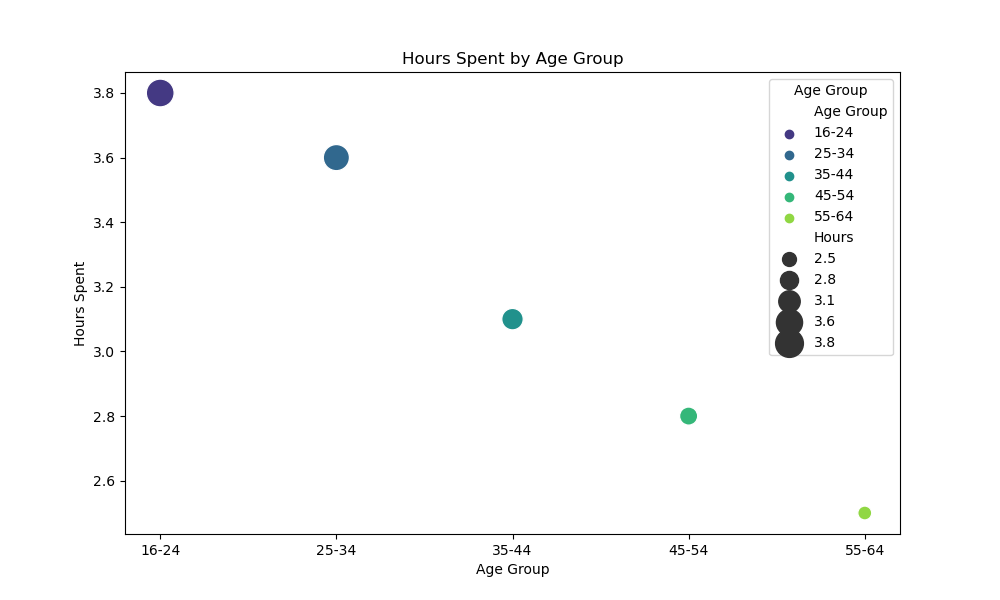

Write Python code to recreate this figure.

import seaborn as sns
import matplotlib.pyplot as plt

# Data provided
data = [
    {'Age Group': '16-24', 'Hours': 3.8},
    {'Age Group': '25-34', 'Hours': 3.6},
    {'Age Group': '35-44', 'Hours': 3.1},
    {'Age Group': '45-54', 'Hours': 2.8},
    {'Age Group': '55-64', 'Hours': 2.5}
]

# Create a DataFrame from the data
import pandas as pd
df = pd.DataFrame(data)

# In order to use seaborn's scatterplot with a categorical variable like "Age Group",
# we need to assign actual numeric values to the categories. We'll map each age group
# to a numeric value using the order in which they appear.
age_group_mapping = {age_group: index for index, age_group in enumerate(df['Age Group'].unique())}
df['Age Group Value'] = df['Age Group'].map(age_group_mapping)

# Now we'll plot using these numeric values.
plt.figure(figsize=(10, 6))
scatter = sns.scatterplot(
    x='Age Group Value',
    y='Hours',
    hue='Age Group',  # Color by Age Group
    size='Hours',     # Vary size by Hours
    sizes=(100, 400),  # Control range of sizes to make differences visible
    data=df,
    palette='viridis', # Use a nice color palette
    legend='full'      # Show legend in full
)

# Adjust the ticks on the x-axis to show the age group labels instead of numbers
scatter.set_xticks(range(len(age_group_mapping)))
scatter.set_xticklabels(age_group_mapping.keys())

# Set the axis labels appropriately
plt.xlabel('Age Group')
plt.ylabel('Hours Spent')
plt.title('Hours Spent by Age Group')

# Display the legend
plt.legend(title='Age Group')

# Show the plot
plt.show()
